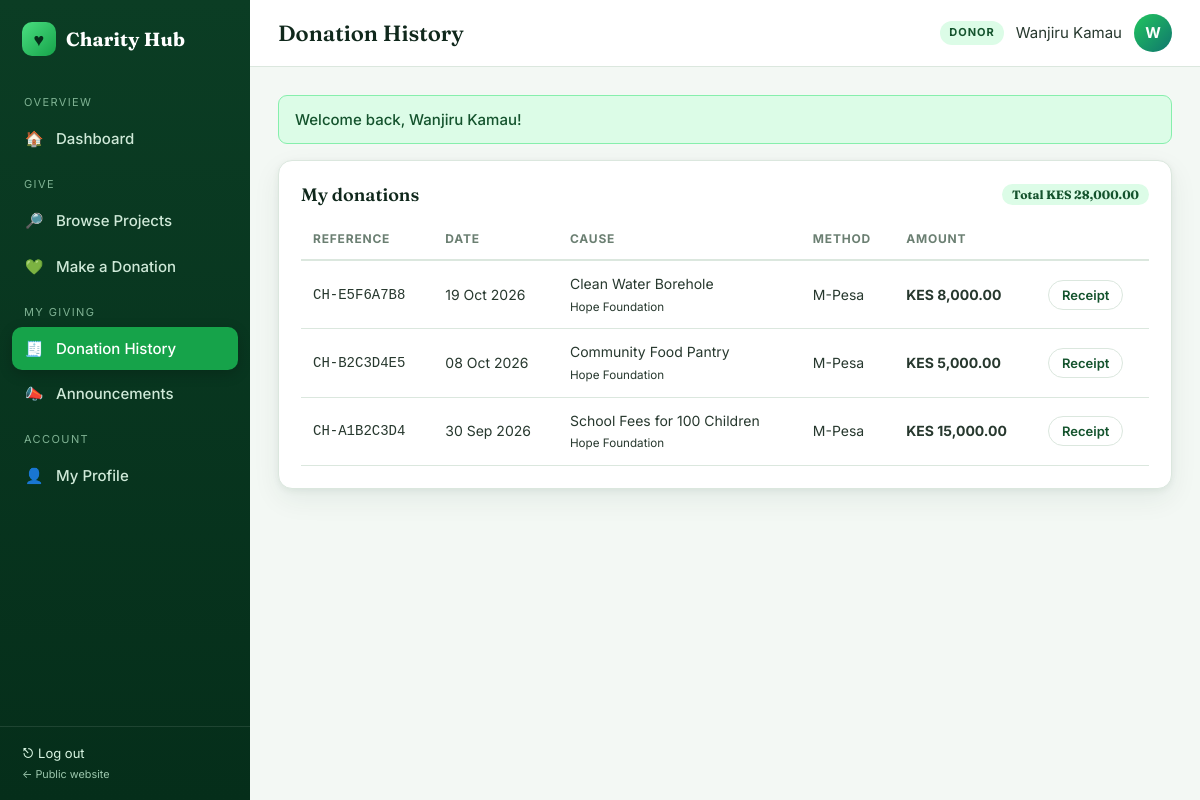
Screenshot of /donor/history.php (signed in) with the database file from the repository.
### tables this page shows
CREATE TABLE donations (
  donation_id INT AUTO_INCREMENT PRIMARY KEY,
  donor_id INT NOT NULL,
  org_id INT NOT NULL,
  project_id INT NULL,
  amount DECIMAL(12,2) NOT NULL,
  payment_method ENUM('M-Pesa','Card','Bank Transfer','Cash') NOT NULL DEFAULT 'M-Pesa',
  reference VARCHAR(40) NOT NULL,
  message VARCHAR(255) NULL,
  anonymous TINYINT(1) NOT NULL DEFAULT 0,
  status ENUM('COMPLETED','PENDING') NOT NULL DEFAULT 'COMPLETED',
  created_at TIMESTAMP DEFAULT CURRENT_TIMESTAMP,
  FOREIGN KEY (donor_id) REFERENCES users(user_id) ON DELETE CASCADE,
  FOREIGN KEY (org_id) REFERENCES organizations(org_id) ON DELETE CASCADE,
  FOREIGN KEY (project_id) REFERENCES projects(project_id) ON DELETE SET NULL
);

CREATE TABLE projects (
  project_id INT AUTO_INCREMENT PRIMARY KEY,
  org_id INT NOT NULL,
  title VARCHAR(200) NOT NULL,
  description TEXT NOT NULL,
  category VARCHAR(60) NOT NULL DEFAULT 'General',
  target_amount DECIMAL(12,2) NOT NULL DEFAULT 0,
  start_date DATE NULL,
  end_date DATE NULL,
  status ENUM('PLANNED','ONGOING','COMPLETED','ON_HOLD') NOT NULL DEFAULT 'ONGOING',
  created_at TIMESTAMP DEFAULT CURRENT_TIMESTAMP,
  FOREIGN KEY (org_id) REFERENCES organizations(org_id) ON DELETE CASCADE
);

CREATE TABLE organizations (
  org_id INT AUTO_INCREMENT PRIMARY KEY,
  user_id INT NOT NULL,
  organization_name VARCHAR(200) NOT NULL,
  description TEXT NULL,
  location VARCHAR(150) NULL,
  verification_status ENUM('PENDING','VERIFIED','REJECTED') NOT NULL DEFAULT 'PENDING',
  created_at TIMESTAMP DEFAULT CURRENT_TIMESTAMP,
  FOREIGN KEY (user_id) REFERENCES users(user_id) ON DELETE CASCADE
);

### includes/bootstrap.php (called while the page is built, shortened)
<?php
require_once ROOT_PATH . '/config/db.php';
function e($v) { return htmlspecialchars((string)($v ?? ''), ENT_QUOTES, 'UTF-8'); }
function url($path = '') { return BASE_URL . '/' . ltrim($path, '/'); }
function money($n) { return 'KES ' . number_format((float)$n, 2); }
function fdate($d, $fmt = 'd M Y') { return $d ? date($fmt, strtotime($d)) : '—'; }
function db_run($sql, $params = []) {
    global $conn;
    $stmt = $conn->prepare($sql);
    if ($params) {
        $types = '';
        foreach ($params as $p) $types .= is_int($p) ? 'i' : (is_float($p) ? 'd' : 's');
        $stmt->bind_param($types, ...$params);
    }
    if (!$stmt->execute()) { error_log("SQL exec error: " . $stmt->error); $stmt->close(); return false; }
    return $stmt;
}
function db_all($sql, $params = []) {
    $s = db_run($sql, $params); if (!$s) return [];
    $r = $s->get_result(); $rows = $r ? $r->fetch_all(MYSQLI_ASSOC) : []; $s->close(); return $rows;
}
function current_user() { return $_SESSION['user'] ?? null; }

### donor/history.php (the view, shortened to what this page needs)
<?php
require_once __DIR__ . '/../includes/bootstrap.php';
$rows = db_all("SELECT d.*, o.organization_name, p.title FROM donations d JOIN organizations o ON o.org_id=d.org_id LEFT JOIN projects p ON p.project_id=d.project_id WHERE d.donor_id=? ORDER BY d.created_at DESC", [current_user()['id']]);
include __DIR__ . '/../includes/header.php';
?>
<div class="card"><h2>My donations <span class="chip">Total <?= money(array_sum(array_column($rows,'amount'))) ?></span></h2><div class="table-wrap"><table><thead><tr><th>Reference</th><th>Date</th><th>Cause</th><th>Method</th><th>Amount</th><th></th></tr></thead><tbody>
<?php foreach ($rows as $d): ?><tr><td><code><?= e($d['reference']) ?></code></td><td><?= fdate($d['created_at']) ?></td><td><?= e($d['title'] ?: 'General fund') ?><br><small><?= e($d['organization_name']) ?></small></td><td><?= e($d['payment_method']) ?></td><td><b><?= money($d['amount']) ?></b></td><td><a class="btn btn-sm btn-light" href="<?= url('donor/receipt.php?id=' . $d['donation_id']) ?>">Receipt</a></td></tr>
<?php endforeach; if (!$rows): ?><tr><td colspan="6" class="empty">No donations yet. <a href="<?= url('donor/donate.php') ?>">Make your first one</a>.</td></tr><?php endif; ?></tbody></table></div></div>
<?php include __DIR__ . '/../includes/footer.php';

### assets/css/app.css (style rules this page uses)
:root { --g-950:#052e1a; --g-900:#0b3d24; --g-800:#14532d; --g-700:#166534; --g-600:#16a34a; --g-500:#22c55e; --g-400:#4ade80; --g-300:#86efac; --g-200:#bbf7d0; --g-100:#dcfce7; --g-50:#f0fdf4; --teal:#0f766e; --lime:#a3e635; --gold:#f5b942; --ink:#10281c; --text:#27382e; --muted:#6b7f72; --line:#dbe7de; --bg:#f3f8f4; --white:#fff; --danger:#c0392b; --danger-bg:#fdecea; --warn:#8a6100; --warn-bg:#fff4d6; --info:#0b5e6b; --info-bg:#def3f6; --radius:14px; --radius-sm:9px; --shadow:0 2px 6px rgba(11,61,36,.06),0 10px 28px rgba(11,61,36,.07); --serif:'Fraunces',Georgia,'Times New Roman',serif; --sans:'Inter','Segoe UI',system-ui,-apple-system,Arial,sans-serif; }
* { box-sizing:border-box;margin:0;padding:0 }
html { scroll-behavior:smooth }
body { font-family:var(--sans);background:var(--bg);color:var(--text);line-height:1.55;font-size:15px }
a { color:var(--g-700);text-decoration:none }
h1,h2,h3,h4 { color:var(--ink);line-height:1.2 }
.btn { display:inline-flex;align-items:center;justify-content:center;gap:8px;padding:10px 18px;border-radius:999px;border:1.5px solid transparent; font:600 14px var(--sans);cursor:pointer;transition:.2s;text-decoration:none!important;background:var(--g-700);color:#fff }
.btn-light { background:#fff;color:var(--g-800);border-color:var(--line) }
.btn-sm { padding:6px 13px;font-size:13px }
.card { background:#fff;border:1px solid var(--line);border-radius:var(--radius);box-shadow:var(--shadow);padding:22px;margin-bottom:22px }
.card h2 { font:600 18px var(--serif);margin-bottom:14px;display:flex;justify-content:space-between;align-items:center;gap:10px }
.table-wrap { overflow-x:auto }
table { width:100%;border-collapse:collapse;font-size:14px }
th { text-align:left;font-size:12px;text-transform:uppercase;letter-spacing:.8px;color:var(--muted);padding:10px 12px;border-bottom:2px solid var(--line);white-space:nowrap }
td { padding:12px;border-bottom:1px solid var(--line);vertical-align:middle }
.chip { display:inline-block;background:var(--g-100);color:var(--g-800);font-size:12px;font-weight:700;padding:3px 10px;border-radius:99px }

### rows the page displays
donations: reference "CH-E5F6A7B8", created_at "19 Oct 2026", project.title "Clean Water Borehole", org.organization_name "Hope Foundation", payment_method "M-Pesa", amount "KES 8,000.00"
donations: reference "CH-B2C3D4E5", created_at "08 Oct 2026", project.title "Community Food Pantry", org.organization_name "Hope Foundation", payment_method "M-Pesa", amount "KES 5,000.00"
donations: reference "CH-A1B2C3D4", created_at "30 Sep 2026", project.title "School Fees for 100 Children", org.organization_name "Hope Foundation", payment_method "M-Pesa", amount "KES 15,000.00"

### other values shown
$it[0] "OVERVIEW"
$it[2] "🏠"
$it[0] "Dashboard"
$it[0] "GIVE"
$it[2] "🔎"
$it[0] "Browse Projects"
$it[2] "💚"
$it[0] "Make a Donation"
$it[0] "MY GIVING"
$it[2] "🧾"
$it[0] "Donation History"
$it[2] "📣"
$it[0] "Announcements"
$it[0] "ACCOUNT"
$it[2] "👤"
